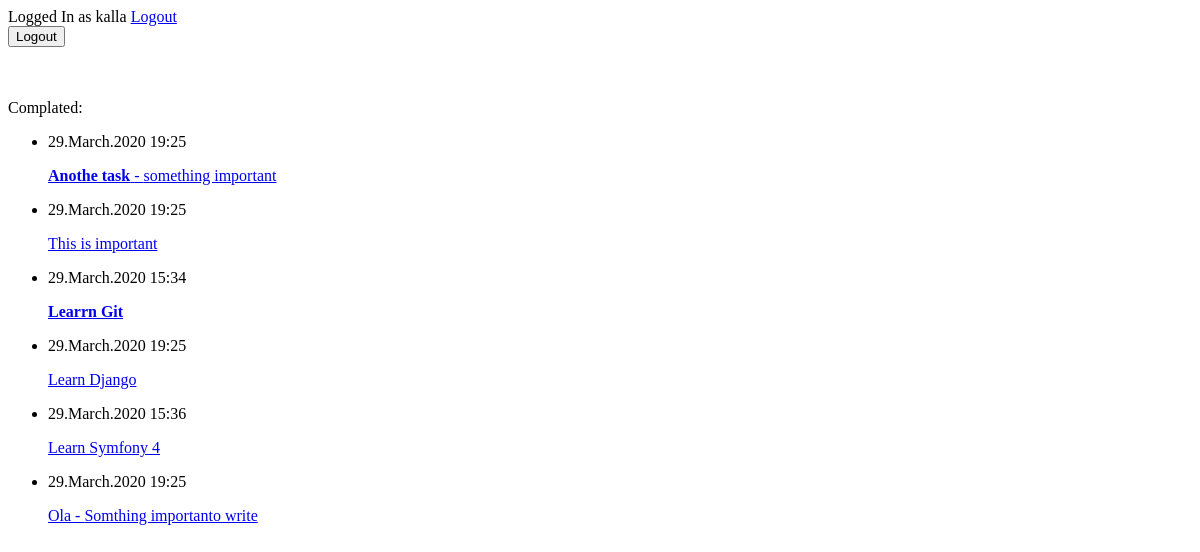
The app's page /completed/ (signed in), older data.
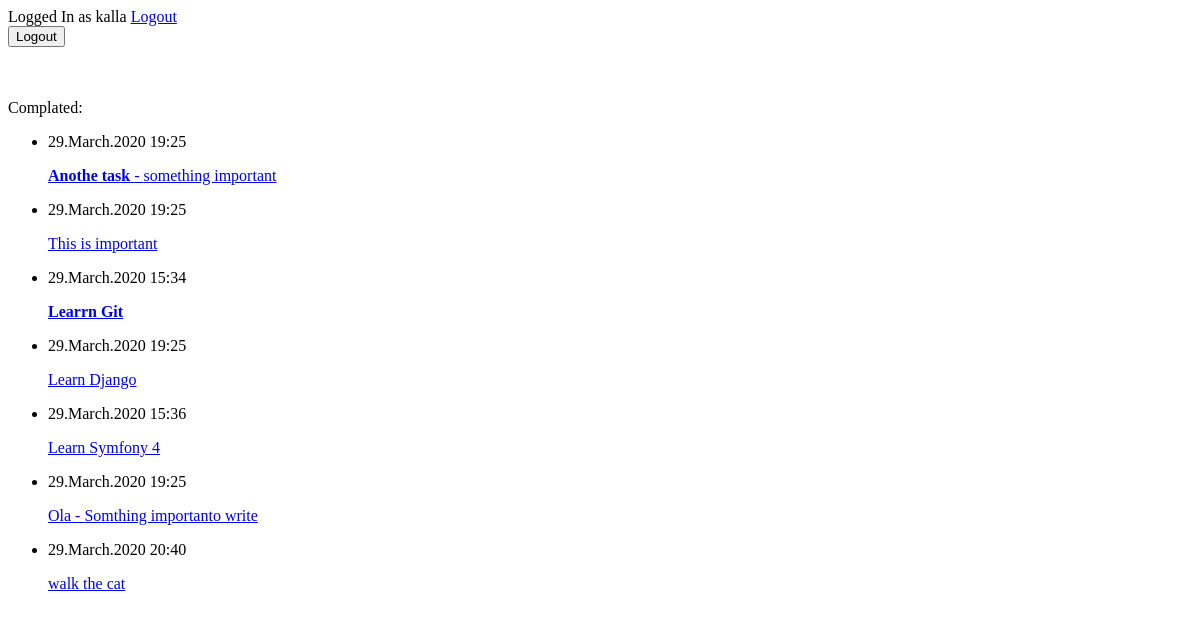
The same page, newer data.
### todo/models.py (models this page shows, shortened)
class Todo(models.Model):
    title = models.CharField(max_length=100)
    memo = models.TextField(blank=True)
    created = models.DateTimeField(auto_now_add=True)
    datecompleted = models.DateTimeField(null=True, blank=True)
    important = models.BooleanField(default=False)
    user = models.ForeignKey(User, on_delete=models.CASCADE)

### todo/views.py (the view)
# urls.py: path('completed/', views.completedtodos, name='completedtodos'),
def completedtodos(request):
    todos = Todo.objects.filter(user=request.user, datecompleted__isnull=False)
    return render(request, 'todo/completedtodos.html', {'todos':todos})

### todo/templates/todo/completedtodos.html
{% extends 'todo/base.html' %}
{% block content %}
Complated:
<ul>
  {% for todo in todos %}
    <li>
      <p>{{ todo.datecompleted|date:'d.F.Y H:i' }}  </p>
      <a href="{% url 'viewtodo' todo.id %}">
        {% if todo.important %}<b>{% endif %}{{ todo.title }}{% if todo.important %}</b>{% endif %}
        {% if todo.memo %} - {{ todo.memo }}{% endif %}
      </a>
    </li>
  {% endfor %}
</ul>
{% endblock %}

### todo/templates/todo/base.html (shortened to what this page needs)
{% if user.is_authenticated %}
Logged In as {{ user.username }}
<a href="{% url 'logoutuser' %}">Logout</a>
<form action="{% url 'logoutuser' %}" method="POST">
  <button type="submit" name="button">Logout</button>
</form>
{% else %}
<a href="{% url 'signupuser' %}">Sign Up</a>
<a href="{% url 'loginuser' %}">Login</a>
{% endif %}
{% block content %}{% endblock %}

Row changes from the older to the newer data that the page shows:
now on this page (row edited): Todo: datecompleted "29.March.2020 20:40", title "walk the cat"
